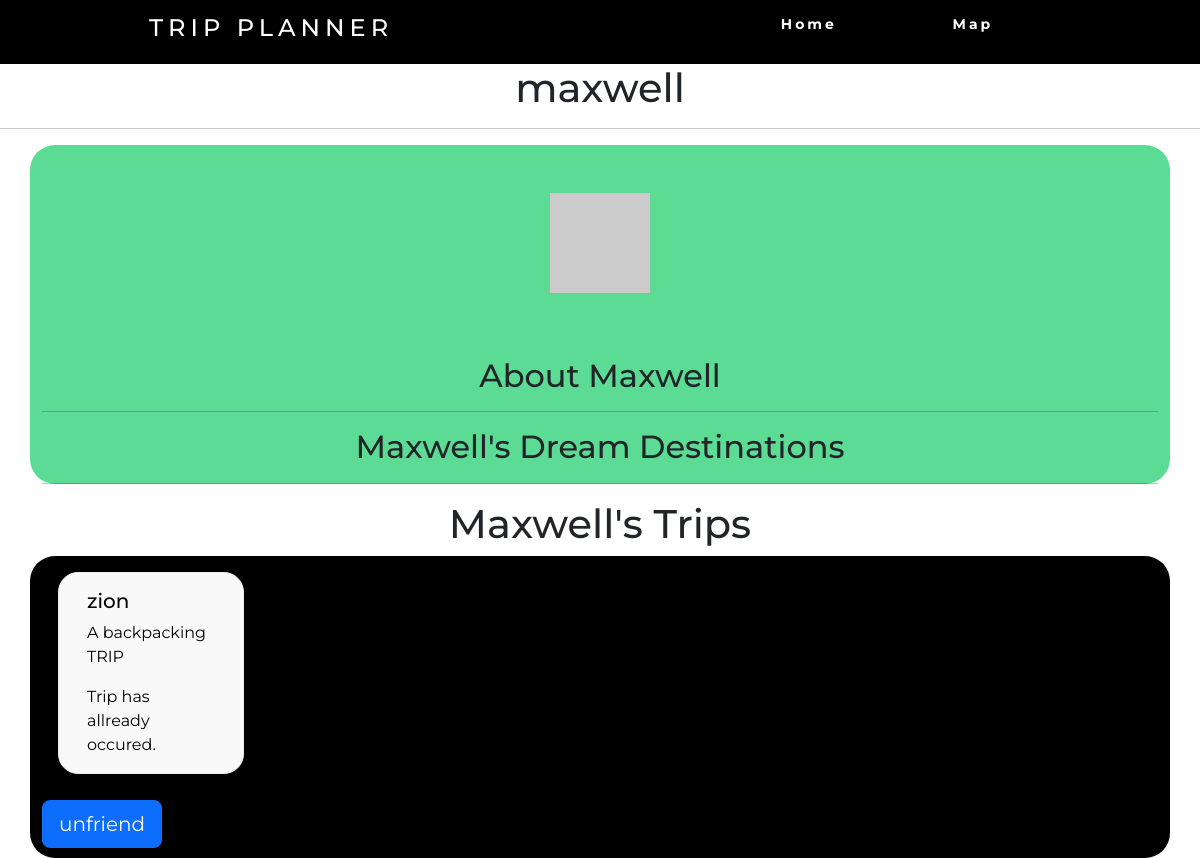
Screenshot of /friend/2 (signed in) with the database file from the repository.
### website/models.py (models this page shows)
class User(db.Model, UserMixin):
    id = db.Column(db.Integer, primary_key=True)
    email = db.Column(db.String(150), unique=True)
    password = db.Column(db.String(150))
    username = db.Column(db.String(150), unique=True)
    last_name = db.Column(db.String(150))
    first_name = db.Column(db.String(150))
    trip = db.relationship('Trip')
    menu = db.relationship('Menu')
    friended = db.relationship('Friends')
    def avatar(self, size):
        digest = md5(self.email.lower().encode('utf-8')).hexdigest()
        return 'https://www.gravatar.com/avatar/{}?d=identicon&s={}'.format(
            digest, size)

class Trip(db.Model):
    id = db.Column(db.String(40), primary_key=True)
    name = db.Column(db.String(50))
    desc = db.Column(db.String(10000))
    trip_type = db.Column(db.Integer)
    date = db.Column(db.DateTime())
    num_people = db.Column(db.Integer)
    user_id = db.Column(db.Integer, db.ForeignKey('user.id'))
    latitude = db.Column(db.Float)
    longitude = db.Column(db.Float)

### website/views.py (the view)
@views.route('/friend/<friendship_id>', methods=['GET', 'POST'])
def friend(friendship_id):
    friendship = Friends.query.filter_by(id = friendship_id).first()
    friend2 = User.query.filter_by(id = friendship.friend2_id).first()
    friend_bio = UserBio.query.filter_by(user_id = friend2.id).first()
    if request.method == 'POST':
        if request.form['Friendship_Button'] == 'Accept':
            friendsfuncs.acceptfriend(friendship_id)
        elif request.form['Friendship_Button'] == 'Reject':
            friendsfuncs.rejectfriend(friendship_id)
            return redirect(url_for('views.friends'))
    return render_template("friend.html", friendship = friendship, friend2 = friend2, time_till=time_till.count_time, friend_bio = friend_bio)

### website/__init__.py (called while the page is built)
def create_app():
    app = Flask(__name__)
    app.config['SECRET_KEY'] = 'hjshjhdajah'
    app.config['SQLALCHEMY_DATABASE_URI'] = f'sqlite:///{DB_NAME}'
    app.config['SQLALCHEMY_TRACK_MODIFICATIONS'] = False
    db.init_app(app)
    from .views import views
    from .auth import auth
    app.register_blueprint(views, url_prefix='/')
    app.register_blueprint(auth, url_prefix='/')
    from .models import User, Trip
    create_database(app)
    login_manager = LoginManager()
    login_manager.login_view = 'auth.login'
    login_manager.init_app(app)
    @login_manager.user_loader
    def load_user(id):
        return User.query.get(int(id))
    return app

### website/time_till.py (called while the page is built)
def count_time(event_date):
    tz = timezone('EST')
    now_time = datetime.now(tz)
    time_delta = event_date.replace(tzinfo=None) - now_time.replace(tzinfo=None)
    days = time_delta.days
    seconds = time_delta.seconds
    if days == 356:
        string = "Trip in 1 year."
    elif days > 365:
        if days % 365 == 0:
            string = "Trip in {} years".format(days/365)
        else:
            string = "Trip in {} years, {} days.".format(days//365,days%365)
    elif days < 365:
        if days == 0:
            string = "Trip in {} hours.".format(seconds // (60*60))
        elif days > 0:
            string = "Trip in {} days.".format(days)
        else :
            string = "Trip has allready occured."
    return string

### website/templates/friend.html (shortened to what this page needs)
<!DOCTYPE html>
<html>
    <head>
        <link href="https://cdn.jsdelivr.net/npm/bootstrap@5.2.1/dist/css/bootstrap.min.css" rel="stylesheet">
        <link rel="stylesheet" href="https://cdn.jsdelivr.net/npm/bootstrap-icons@1.9.1/font/bootstrap-icons.css">
        <link rel="stylesheet" href="../static/css/events.css">
        <link rel="stylesheet" href="../static/css/navbar.css">
        <link rel="stylesheet" href="https://cdn.jsdelivr.net/npm/@fortawesome/fontawesome-free@6.1.2/css/fontawesome.min.css">
    </head>
    <body>
        <nav>
            <div class="navheading">
                <h4>Trip Planner</h4>
            </div>
            <ul class="nav-links">
                <li><a href="/">Home</a></li>
                <li><a href="/map">Map</a></li>
            </ul>
        </nav>
        <h1 align="center">{{friend2.username}}</h1>
        <hr>
        {% if friendship.status == 0 %}
        <div class="container" style="margin: auto; background-color: #5CDB95; border-radius: 25px">
            <div class="card-body">
                <p align = center ><img src="{{friend2.avatar(128)}}" alt="Avatar" class="img-fluid my-5" style="width: 100px;" /> </p>
                <h2 align = "center"> About {{friend2.first_name}} </h2>
                <hr>
                <h2 align = "center"> {{friend2.first_name}}'s Dream Destinations </h2>
                <hr>
            </div>
        </div>
            {% if friend2.trip %}
            <h1 align="center">{{friend2.first_name}}'s Trips</h1>
            <div class="container" style="margin: auto; background-color: black; border-radius: 25px">
                <div class="row mx-auto" >
                    {% for trip in friend2.trip %}
                    <div class="card col-lg-2 col-sm-12">
                        <a href="/trip-summary/{{trip.id}}" class="button">
                        <div class="card-body">
                            <h5 id="{{trip.id}}" class="link card-title" >{{trip.name}}</h5>
                            <p class="card-text">{{trip.desc}}</p>
                            <p class="card-text">{{time_till(trip.date)}}</p>
                        </div>
                        </a>
                    </div>
                    {% endfor %}
                    </div>
                    <form method = "POST">
                        <button type="submit" name="Friendship_Button" value="Reject" class="btn btn-primary btn-block btn-lg" style="margin: 10px 0">unfriend</button>
                    </form>
                </div>
            {% endif %}
        {% endif %}
    </body>
</html>

### website/static/css/events.css (style rules this page uses)
body { font-family: "Montserrat"; }
.card { margin: 1rem; border-radius: 20px; background-color: rgb(249, 249, 249); border-color: rgb(237, 237, 237); }
a.button { -webkit-appearance: button; -moz-appearance: button; appearance: button; text-decoration: none; color: initial; }

### website/static/css/navbar.css (style rules this page uses)
nav { display: flex; justify-content: space-around; align-items: center; min-height: 8vh; background-color: black; font-family: "Montserrat", sans-serif; }
.nav-links { display: flex; justify-content: space-around; width: 30%; }
.nav-links li { list-style: none; }
.navheading { color: white; text-transform: uppercase; letter-spacing: 5px; font-size: 20px; }
.nav-links a { color: white; text-decoration: none; letter-spacing: 3px; font-weight: bold; font-size: 14px; padding: 14px 16px; }

### rows the page displays
User: username "maxwell", first_name "Maxwell"
Trip: name "zion", desc "A backpacking TRIP", date "Trip has allready occured."
